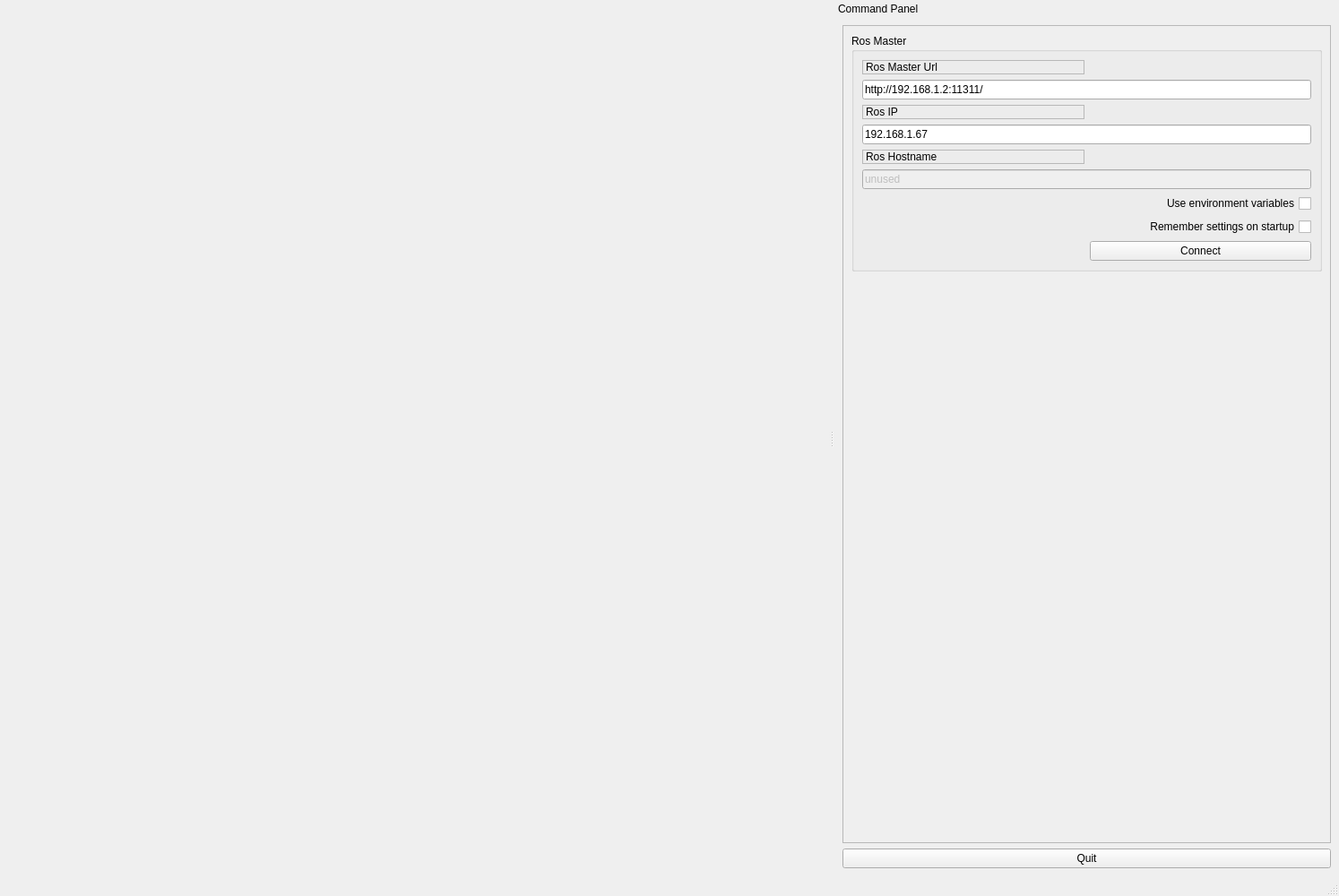
<?xml version="1.0" encoding="UTF-8"?>
<ui version="4.0">
 <class>MainWindowDesign</class>
 <widget class="QMainWindow" name="MainWindowDesign">
  <property name="enabled">
   <bool>true</bool>
  </property>
  <property name="geometry">
   <rect>
    <x>0</x>
    <y>0</y>
    <width>1494</width>
    <height>1000</height>
   </rect>
  </property>
  <property name="sizePolicy">
   <sizepolicy hsizetype="Preferred" vsizetype="Preferred">
    <horstretch>0</horstretch>
    <verstretch>0</verstretch>
   </sizepolicy>
  </property>
  <property name="minimumSize">
   <size>
    <width>1000</width>
    <height>1000</height>
   </size>
  </property>
  <property name="maximumSize">
   <size>
    <width>1494</width>
    <height>1000</height>
   </size>
  </property>
  <property name="windowTitle">
   <string>Xbox Pan and Tilt - Lauro Cabral</string>
  </property>
  <property name="windowIcon">
   <iconset resource="../resources/images.qrc">
    <normaloff>:/images/Xbox.png</normaloff>:/images/Xbox.png</iconset>
  </property>
  <property name="locale">
   <locale language="English" country="Australia"/>
  </property>
  <property name="tabShape">
   <enum>QTabWidget::Rounded</enum>
  </property>
  <widget class="QWidget" name="centralwidget">
   <layout class="QHBoxLayout"/>
  </widget>
  <widget class="QStatusBar" name="statusbar"/>
  <widget class="QDockWidget" name="dock_status">
   <property name="sizePolicy">
    <sizepolicy hsizetype="Minimum" vsizetype="Preferred">
     <horstretch>0</horstretch>
     <verstretch>0</verstretch>
    </sizepolicy>
   </property>
   <property name="minimumSize">
    <size>
     <width>563</width>
     <height>697</height>
    </size>
   </property>
   <property name="features">
    <set>QDockWidget::NoDockWidgetFeatures</set>
   </property>
   <property name="allowedAreas">
    <set>Qt::RightDockWidgetArea</set>
   </property>
   <property name="windowTitle">
    <string>Command Panel</string>
   </property>
   <attribute name="dockWidgetArea">
    <number>2</number>
   </attribute>
   <widget class="QWidget" name="dockWidgetContents_2">
    <layout class="QVBoxLayout" name="verticalLayout">
     <item>
      <widget class="QFrame" name="frame">
       <property name="sizePolicy">
        <sizepolicy hsizetype="Minimum" vsizetype="Preferred">
         <horstretch>0</horstretch>
         <verstretch>0</verstretch>
        </sizepolicy>
       </property>
       <property name="frameShape">
        <enum>QFrame::StyledPanel</enum>
       </property>
       <property name="frameShadow">
        <enum>QFrame::Raised</enum>
       </property>
       <layout class="QVBoxLayout" name="verticalLayout_3">
        <item>
         <widget class="QGroupBox" name="groupBox">
          <property name="title">
           <string>Ros Master</string>
          </property>
          <layout class="QGridLayout" name="gridLayout">
           <item row="0" column="0">
            <widget class="QLabel" name="label">
             <property name="frameShape">
              <enum>QFrame::StyledPanel</enum>
             </property>
             <property name="frameShadow">
              <enum>QFrame::Raised</enum>
             </property>
             <property name="text">
              <string>Ros Master Url</string>
             </property>
            </widget>
           </item>
           <item row="1" column="0" colspan="2">
            <widget class="QLineEdit" name="line_edit_master">
             <property name="text">
              <string>http://192.168.1.2:11311/</string>
             </property>
            </widget>
           </item>
           <item row="2" column="0">
            <widget class="QLabel" name="label_2">
             <property name="frameShape">
              <enum>QFrame::StyledPanel</enum>
             </property>
             <property name="frameShadow">
              <enum>QFrame::Raised</enum>
             </property>
             <property name="text">
              <string>Ros IP</string>
             </property>
            </widget>
           </item>
           <item row="3" column="0" colspan="2">
            <widget class="QLineEdit" name="line_edit_host">
             <property name="text">
              <string>192.168.1.67</string>
             </property>
            </widget>
           </item>
           <item row="4" column="0">
            <widget class="QLabel" name="label_3">
             <property name="frameShape">
              <enum>QFrame::StyledPanel</enum>
             </property>
             <property name="frameShadow">
              <enum>QFrame::Raised</enum>
             </property>
             <property name="text">
              <string>Ros Hostname</string>
             </property>
            </widget>
           </item>
           <item row="5" column="0" colspan="2">
            <widget class="QLineEdit" name="line_edit_topic">
             <property name="enabled">
              <bool>false</bool>
             </property>
             <property name="text">
              <string>unused</string>
             </property>
            </widget>
           </item>
           <item row="6" column="0" colspan="2">
            <widget class="QCheckBox" name="checkbox_use_environment">
             <property name="layoutDirection">
              <enum>Qt::RightToLeft</enum>
             </property>
             <property name="text">
              <string>Use environment variables</string>
             </property>
            </widget>
           </item>
           <item row="7" column="0" colspan="2">
            <widget class="QCheckBox" name="checkbox_remember_settings">
             <property name="layoutDirection">
              <enum>Qt::RightToLeft</enum>
             </property>
             <property name="text">
              <string>Remember settings on startup</string>
             </property>
            </widget>
           </item>
           <item row="8" column="0">
            <spacer name="horizontalSpacer">
             <property name="orientation">
              <enum>Qt::Horizontal</enum>
             </property>
             <property name="sizeHint" stdset="0">
              <size>
               <width>170</width>
               <height>21</height>
              </size>
             </property>
            </spacer>
           </item>
           <item row="8" column="1">
            <widget class="QPushButton" name="button_connect">
             <property name="enabled">
              <bool>true</bool>
             </property>
             <property name="sizePolicy">
              <sizepolicy hsizetype="MinimumExpanding" vsizetype="Fixed">
               <horstretch>0</horstretch>
               <verstretch>0</verstretch>
              </sizepolicy>
             </property>
             <property name="toolTip">
              <string>Set the target to the current joint trajectory state.</string>
             </property>
             <property name="statusTip">
              <string>Clear all waypoints and set the target to the current joint trajectory state.</string>
             </property>
             <property name="text">
              <string>Connect</string>
             </property>
            </widget>
           </item>
          </layout>
         </widget>
        </item>
        <item>
         <spacer name="verticalSpacer_3">
          <property name="orientation">
           <enum>Qt::Vertical</enum>
          </property>
          <property name="sizeHint" stdset="0">
           <size>
            <width>20</width>
            <height>233</height>
           </size>
          </property>
         </spacer>
        </item>
       </layout>
      </widget>
     </item>
     <item>
      <widget class="QPushButton" name="quit_button">
       <property name="sizePolicy">
        <sizepolicy hsizetype="MinimumExpanding" vsizetype="Fixed">
         <horstretch>0</horstretch>
         <verstretch>0</verstretch>
        </sizepolicy>
       </property>
       <property name="text">
        <string>Quit</string>
       </property>
      </widget>
     </item>
    </layout>
   </widget>
  </widget>
  <action name="action_Quit">
   <property name="text">
    <string>&amp;Quit</string>
   </property>
   <property name="shortcut">
    <string>Ctrl+Q</string>
   </property>
   <property name="shortcutContext">
    <enum>Qt::ApplicationShortcut</enum>
   </property>
  </action>
  <action name="action_Preferences">
   <property name="text">
    <string>&amp;Preferences</string>
   </property>
  </action>
  <action name="actionAbout">
   <property name="text">
    <string>&amp;About</string>
   </property>
  </action>
  <action name="actionAbout_Qt">
   <property name="text">
    <string>About &amp;Qt</string>
   </property>
  </action>
 </widget>
 <resources>
  <include location="../resources/images.qrc"/>
 </resources>
 <connections>
  <connection>
   <sender>action_Quit</sender>
   <signal>triggered()</signal>
   <receiver>MainWindowDesign</receiver>
   <slot>close()</slot>
   <hints>
    <hint type="sourcelabel">
     <x>-1</x>
     <y>-1</y>
    </hint>
    <hint type="destinationlabel">
     <x>399</x>
     <y>299</y>
    </hint>
   </hints>
  </connection>
  <connection>
   <sender>quit_button</sender>
   <signal>clicked()</signal>
   <receiver>MainWindowDesign</receiver>
   <slot>close()</slot>
   <hints>
    <hint type="sourcelabel">
     <x>859</x>
     <y>552</y>
    </hint>
    <hint type="destinationlabel">
     <x>469</x>
     <y>299</y>
    </hint>
   </hints>
  </connection>
 </connections>
</ui>
